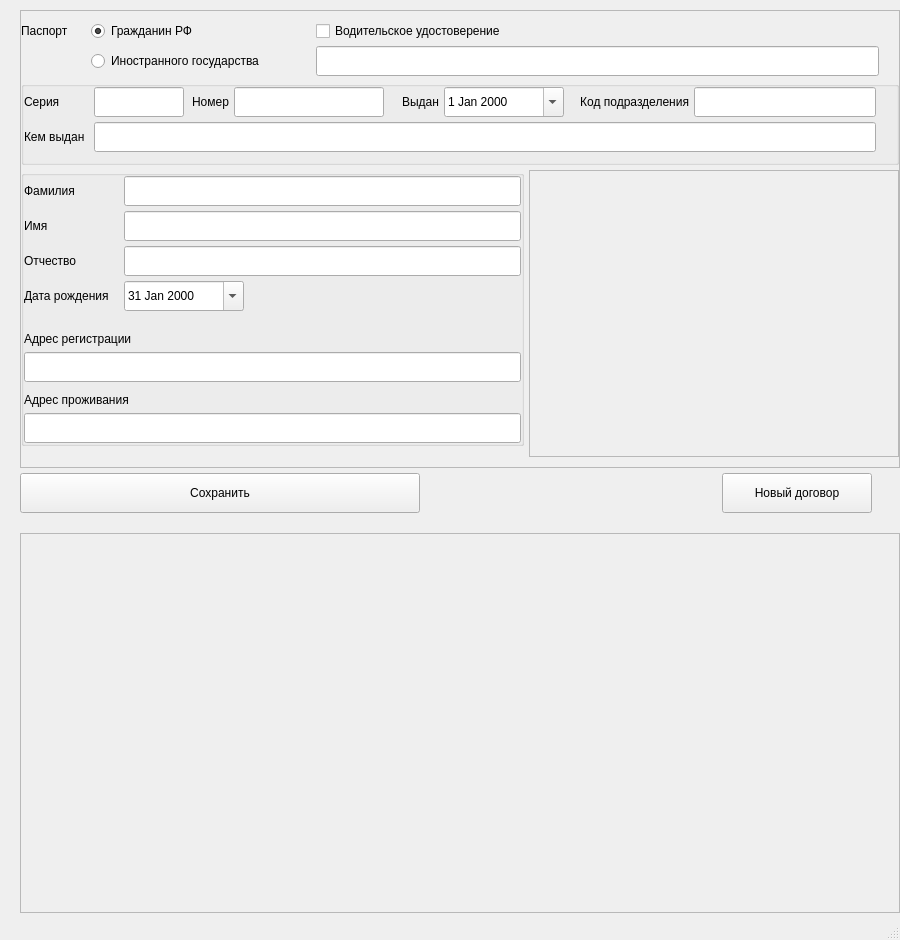
<?xml version="1.0" encoding="UTF-8"?>
<ui version="4.0">
 <class>ArendatorWindow</class>
 <widget class="QMainWindow" name="ArendatorWindow">
  <property name="geometry">
   <rect>
    <x>0</x>
    <y>0</y>
    <width>900</width>
    <height>940</height>
   </rect>
  </property>
  <property name="minimumSize">
   <size>
    <width>900</width>
    <height>940</height>
   </size>
  </property>
  <property name="maximumSize">
   <size>
    <width>900</width>
    <height>940</height>
   </size>
  </property>
  <property name="windowTitle">
   <string>MainWindow</string>
  </property>
  <property name="styleSheet">
   <string notr="true"/>
  </property>
  <widget class="QWidget" name="centralwidget">
   <layout class="QVBoxLayout" name="verticalLayout_7">
    <property name="spacing">
     <number>5</number>
    </property>
    <property name="leftMargin">
     <number>20</number>
    </property>
    <property name="topMargin">
     <number>10</number>
    </property>
    <property name="rightMargin">
     <number>0</number>
    </property>
    <property name="bottomMargin">
     <number>5</number>
    </property>
    <item>
     <widget class="QScrollArea" name="scrollArea_2">
      <property name="minimumSize">
       <size>
        <width>0</width>
        <height>0</height>
       </size>
      </property>
      <property name="maximumSize">
       <size>
        <width>16777215</width>
        <height>16777215</height>
       </size>
      </property>
      <property name="widgetResizable">
       <bool>true</bool>
      </property>
      <widget class="QWidget" name="scrollAreaWidgetContents">
       <property name="geometry">
        <rect>
         <x>0</x>
         <y>0</y>
         <width>878</width>
         <height>458</height>
        </rect>
       </property>
       <layout class="QVBoxLayout" name="verticalLayout_5">
        <property name="spacing">
         <number>5</number>
        </property>
        <property name="leftMargin">
         <number>0</number>
        </property>
        <property name="topMargin">
         <number>5</number>
        </property>
        <property name="rightMargin">
         <number>0</number>
        </property>
        <property name="bottomMargin">
         <number>10</number>
        </property>
        <item>
         <layout class="QGridLayout" name="gridLayout">
          <property name="rightMargin">
           <number>20</number>
          </property>
          <property name="bottomMargin">
           <number>0</number>
          </property>
          <property name="horizontalSpacing">
           <number>5</number>
          </property>
          <property name="verticalSpacing">
           <number>0</number>
          </property>
          <item row="0" column="2">
           <widget class="QCheckBox" name="driving_license">
            <property name="minimumSize">
             <size>
              <width>0</width>
              <height>30</height>
             </size>
            </property>
            <property name="maximumSize">
             <size>
              <width>16777215</width>
              <height>30</height>
             </size>
            </property>
            <property name="cursor">
             <cursorShape>PointingHandCursor</cursorShape>
            </property>
            <property name="text">
             <string>Водительское удостоверение</string>
            </property>
           </widget>
          </item>
          <item row="0" column="0">
           <widget class="QLabel" name="label">
            <property name="minimumSize">
             <size>
              <width>65</width>
              <height>0</height>
             </size>
            </property>
            <property name="maximumSize">
             <size>
              <width>65</width>
              <height>16777215</height>
             </size>
            </property>
            <property name="text">
             <string>Паспорт</string>
            </property>
           </widget>
          </item>
          <item row="0" column="1">
           <widget class="QRadioButton" name="rb_rf">
            <property name="sizePolicy">
             <sizepolicy hsizetype="Maximum" vsizetype="Fixed">
              <horstretch>0</horstretch>
              <verstretch>0</verstretch>
             </sizepolicy>
            </property>
            <property name="minimumSize">
             <size>
              <width>220</width>
              <height>30</height>
             </size>
            </property>
            <property name="maximumSize">
             <size>
              <width>220</width>
              <height>30</height>
             </size>
            </property>
            <property name="cursor">
             <cursorShape>PointingHandCursor</cursorShape>
            </property>
            <property name="accessibleName">
             <string>pasport</string>
            </property>
            <property name="text">
             <string>Гражданин РФ</string>
            </property>
            <property name="checked">
             <bool>true</bool>
            </property>
           </widget>
          </item>
          <item row="1" column="2">
           <widget class="QLineEdit" name="le_country">
            <property name="minimumSize">
             <size>
              <width>0</width>
              <height>30</height>
             </size>
            </property>
           </widget>
          </item>
          <item row="1" column="1">
           <widget class="QRadioButton" name="rb_inostran">
            <property name="sizePolicy">
             <sizepolicy hsizetype="Maximum" vsizetype="Fixed">
              <horstretch>0</horstretch>
              <verstretch>0</verstretch>
             </sizepolicy>
            </property>
            <property name="minimumSize">
             <size>
              <width>220</width>
              <height>30</height>
             </size>
            </property>
            <property name="maximumSize">
             <size>
              <width>220</width>
              <height>30</height>
             </size>
            </property>
            <property name="cursor">
             <cursorShape>PointingHandCursor</cursorShape>
            </property>
            <property name="accessibleName">
             <string>pasport</string>
            </property>
            <property name="text">
             <string>Иностранного государства</string>
            </property>
           </widget>
          </item>
          <item row="1" column="0">
           <widget class="QLabel" name="lbl_arendator_id">
            <property name="minimumSize">
             <size>
              <width>20</width>
              <height>20</height>
             </size>
            </property>
            <property name="maximumSize">
             <size>
              <width>0</width>
              <height>0</height>
             </size>
            </property>
            <property name="text">
             <string/>
            </property>
           </widget>
          </item>
         </layout>
        </item>
        <item>
         <widget class="QGroupBox" name="groupBox_2">
          <property name="title">
           <string/>
          </property>
          <layout class="QVBoxLayout" name="verticalLayout">
           <property name="spacing">
            <number>5</number>
           </property>
           <property name="leftMargin">
            <number>0</number>
           </property>
           <property name="topMargin">
            <number>0</number>
           </property>
           <property name="rightMargin">
            <number>20</number>
           </property>
           <property name="bottomMargin">
            <number>10</number>
           </property>
           <item>
            <layout class="QHBoxLayout" name="horizontalLayout">
             <property name="spacing">
              <number>5</number>
             </property>
             <item>
              <widget class="QLabel" name="label_2">
               <property name="minimumSize">
                <size>
                 <width>65</width>
                 <height>26</height>
                </size>
               </property>
               <property name="maximumSize">
                <size>
                 <width>65</width>
                 <height>16777215</height>
                </size>
               </property>
               <property name="text">
                <string>Серия</string>
               </property>
              </widget>
             </item>
             <item>
              <widget class="QLineEdit" name="le_seria_pasport">
               <property name="minimumSize">
                <size>
                 <width>90</width>
                 <height>30</height>
                </size>
               </property>
               <property name="maximumSize">
                <size>
                 <width>90</width>
                 <height>30</height>
                </size>
               </property>
               <property name="inputMask">
                <string/>
               </property>
               <property name="maxLength">
                <number>20</number>
               </property>
               <property name="alignment">
                <set>Qt::AlignLeading|Qt::AlignLeft|Qt::AlignVCenter</set>
               </property>
              </widget>
             </item>
             <item>
              <widget class="QLabel" name="label_3">
               <property name="minimumSize">
                <size>
                 <width>40</width>
                 <height>0</height>
                </size>
               </property>
               <property name="maximumSize">
                <size>
                 <width>40</width>
                 <height>16777215</height>
                </size>
               </property>
               <property name="text">
                <string>Номер</string>
               </property>
               <property name="alignment">
                <set>Qt::AlignRight|Qt::AlignTrailing|Qt::AlignVCenter</set>
               </property>
              </widget>
             </item>
             <item>
              <widget class="QLineEdit" name="le_number_pasport">
               <property name="minimumSize">
                <size>
                 <width>150</width>
                 <height>30</height>
                </size>
               </property>
               <property name="maximumSize">
                <size>
                 <width>150</width>
                 <height>30</height>
                </size>
               </property>
               <property name="inputMask">
                <string/>
               </property>
               <property name="maxLength">
                <number>20</number>
               </property>
              </widget>
             </item>
             <item>
              <widget class="QLabel" name="label_4">
               <property name="minimumSize">
                <size>
                 <width>50</width>
                 <height>0</height>
                </size>
               </property>
               <property name="maximumSize">
                <size>
                 <width>50</width>
                 <height>16777215</height>
                </size>
               </property>
               <property name="text">
                <string>Выдан</string>
               </property>
               <property name="alignment">
                <set>Qt::AlignRight|Qt::AlignTrailing|Qt::AlignVCenter</set>
               </property>
              </widget>
             </item>
             <item>
              <widget class="QDateEdit" name="de_date_pasport">
               <property name="minimumSize">
                <size>
                 <width>120</width>
                 <height>30</height>
                </size>
               </property>
               <property name="maximumSize">
                <size>
                 <width>120</width>
                 <height>30</height>
                </size>
               </property>
               <property name="cursor">
                <cursorShape>PointingHandCursor</cursorShape>
               </property>
               <property name="calendarPopup">
                <bool>true</bool>
               </property>
              </widget>
             </item>
             <item>
              <widget class="QLabel" name="label_5">
               <property name="minimumSize">
                <size>
                 <width>120</width>
                 <height>26</height>
                </size>
               </property>
               <property name="maximumSize">
                <size>
                 <width>120</width>
                 <height>16777215</height>
                </size>
               </property>
               <property name="text">
                <string>Код подразделения</string>
               </property>
               <property name="alignment">
                <set>Qt::AlignRight|Qt::AlignTrailing|Qt::AlignVCenter</set>
               </property>
              </widget>
             </item>
             <item>
              <widget class="QLineEdit" name="le_code_division">
               <property name="minimumSize">
                <size>
                 <width>160</width>
                 <height>30</height>
                </size>
               </property>
               <property name="maximumSize">
                <size>
                 <width>16777215</width>
                 <height>30</height>
                </size>
               </property>
               <property name="inputMethodHints">
                <set>Qt::ImhDigitsOnly</set>
               </property>
               <property name="inputMask">
                <string/>
               </property>
               <property name="maxLength">
                <number>20</number>
               </property>
               <property name="alignment">
                <set>Qt::AlignLeading|Qt::AlignLeft|Qt::AlignVCenter</set>
               </property>
              </widget>
             </item>
            </layout>
           </item>
           <item>
            <layout class="QHBoxLayout" name="horizontalLayout_3">
             <property name="spacing">
              <number>5</number>
             </property>
             <item>
              <widget class="QLabel" name="label_6">
               <property name="minimumSize">
                <size>
                 <width>65</width>
                 <height>0</height>
                </size>
               </property>
               <property name="maximumSize">
                <size>
                 <width>65</width>
                 <height>16777215</height>
                </size>
               </property>
               <property name="text">
                <string>Кем выдан</string>
               </property>
              </widget>
             </item>
             <item>
              <widget class="QLineEdit" name="le_who_issued">
               <property name="minimumSize">
                <size>
                 <width>0</width>
                 <height>30</height>
                </size>
               </property>
               <property name="maximumSize">
                <size>
                 <width>16777215</width>
                 <height>30</height>
                </size>
               </property>
              </widget>
             </item>
            </layout>
           </item>
          </layout>
         </widget>
        </item>
        <item>
         <layout class="QHBoxLayout" name="horizontalLayout_2">
          <property name="spacing">
           <number>5</number>
          </property>
          <property name="rightMargin">
           <number>0</number>
          </property>
          <property name="bottomMargin">
           <number>0</number>
          </property>
          <item alignment="Qt::AlignTop">
           <widget class="QGroupBox" name="groupBox_3">
            <property name="title">
             <string/>
            </property>
            <layout class="QVBoxLayout" name="verticalLayout_3">
             <property name="spacing">
              <number>5</number>
             </property>
             <property name="leftMargin">
              <number>0</number>
             </property>
             <property name="topMargin">
              <number>0</number>
             </property>
             <property name="rightMargin">
              <number>0</number>
             </property>
             <property name="bottomMargin">
              <number>0</number>
             </property>
             <item>
              <layout class="QHBoxLayout" name="horizontalLayout_4">
               <property name="spacing">
                <number>0</number>
               </property>
               <item>
                <widget class="QLabel" name="label_7">
                 <property name="minimumSize">
                  <size>
                   <width>100</width>
                   <height>0</height>
                  </size>
                 </property>
                 <property name="maximumSize">
                  <size>
                   <width>100</width>
                   <height>16777215</height>
                  </size>
                 </property>
                 <property name="text">
                  <string>Фамилия</string>
                 </property>
                </widget>
               </item>
               <item>
                <widget class="QLineEdit" name="le_surname">
                 <property name="minimumSize">
                  <size>
                   <width>0</width>
                   <height>30</height>
                  </size>
                 </property>
                 <property name="maximumSize">
                  <size>
                   <width>16777215</width>
                   <height>30</height>
                  </size>
                 </property>
                </widget>
               </item>
              </layout>
             </item>
             <item>
              <layout class="QHBoxLayout" name="horizontalLayout_5">
               <property name="spacing">
                <number>0</number>
               </property>
               <item>
                <widget class="QLabel" name="label_8">
                 <property name="minimumSize">
                  <size>
                   <width>100</width>
                   <height>0</height>
                  </size>
                 </property>
                 <property name="maximumSize">
                  <size>
                   <width>100</width>
                   <height>16777215</height>
                  </size>
                 </property>
                 <property name="text">
                  <string>Имя</string>
                 </property>
                </widget>
               </item>
               <item>
                <widget class="QLineEdit" name="le_name">
                 <property name="minimumSize">
                  <size>
                   <width>0</width>
                   <height>30</height>
                  </size>
                 </property>
                 <property name="maximumSize">
                  <size>
                   <width>16777215</width>
                   <height>30</height>
                  </size>
                 </property>
                </widget>
               </item>
              </layout>
             </item>
             <item>
              <layout class="QHBoxLayout" name="horizontalLayout_6">
               <property name="spacing">
                <number>0</number>
               </property>
               <item>
                <widget class="QLabel" name="label_9">
                 <property name="minimumSize">
                  <size>
                   <width>100</width>
                   <height>0</height>
                  </size>
                 </property>
                 <property name="maximumSize">
                  <size>
                   <width>100</width>
                   <height>16777215</height>
                  </size>
                 </property>
                 <property name="text">
                  <string>Отчество</string>
                 </property>
                </widget>
               </item>
               <item>
                <widget class="QLineEdit" name="le_last_name">
                 <property name="minimumSize">
                  <size>
                   <width>0</width>
                   <height>30</height>
                  </size>
                 </property>
                 <property name="maximumSize">
                  <size>
                   <width>16777215</width>
                   <height>30</height>
                  </size>
                 </property>
                </widget>
               </item>
              </layout>
             </item>
             <item>
              <layout class="QHBoxLayout" name="horizontalLayout_7">
               <property name="spacing">
                <number>0</number>
               </property>
               <property name="bottomMargin">
                <number>10</number>
               </property>
               <item>
                <widget class="QLabel" name="label_10">
                 <property name="minimumSize">
                  <size>
                   <width>100</width>
                   <height>0</height>
                  </size>
                 </property>
                 <property name="maximumSize">
                  <size>
                   <width>100</width>
                   <height>16777215</height>
                  </size>
                 </property>
                 <property name="text">
                  <string>Дата рождения</string>
                 </property>
                </widget>
               </item>
               <item>
                <widget class="QDateEdit" name="de_date_birthday">
                 <property name="minimumSize">
                  <size>
                   <width>120</width>
                   <height>30</height>
                  </size>
                 </property>
                 <property name="maximumSize">
                  <size>
                   <width>120</width>
                   <height>30</height>
                  </size>
                 </property>
                 <property name="cursor">
                  <cursorShape>PointingHandCursor</cursorShape>
                 </property>
                 <property name="showGroupSeparator" stdset="0">
                  <bool>false</bool>
                 </property>
                 <property name="dateTime">
                  <datetime>
                   <hour>0</hour>
                   <minute>0</minute>
                   <second>0</second>
                   <year>2000</year>
                   <month>1</month>
                   <day>31</day>
                  </datetime>
                 </property>
                 <property name="calendarPopup">
                  <bool>true</bool>
                 </property>
                </widget>
               </item>
               <item>
                <spacer name="horizontalSpacer_6">
                 <property name="orientation">
                  <enum>Qt::Horizontal</enum>
                 </property>
                 <property name="sizeHint" stdset="0">
                  <size>
                   <width>40</width>
                   <height>20</height>
                  </size>
                 </property>
                </spacer>
               </item>
              </layout>
             </item>
             <item>
              <layout class="QVBoxLayout" name="verticalLayout_9">
               <property name="spacing">
                <number>0</number>
               </property>
               <property name="topMargin">
                <number>0</number>
               </property>
               <property name="bottomMargin">
                <number>0</number>
               </property>
               <item>
                <widget class="QLabel" name="label_11">
                 <property name="minimumSize">
                  <size>
                   <width>0</width>
                   <height>26</height>
                  </size>
                 </property>
                 <property name="text">
                  <string>Адрес регистрации</string>
                 </property>
                </widget>
               </item>
               <item>
                <widget class="QLineEdit" name="le_address_registration">
                 <property name="minimumSize">
                  <size>
                   <width>0</width>
                   <height>30</height>
                  </size>
                 </property>
                </widget>
               </item>
              </layout>
             </item>
             <item>
              <layout class="QVBoxLayout" name="verticalLayout_4">
               <property name="spacing">
                <number>0</number>
               </property>
               <property name="topMargin">
                <number>0</number>
               </property>
               <property name="bottomMargin">
                <number>0</number>
               </property>
               <item>
                <widget class="QLabel" name="label_12">
                 <property name="minimumSize">
                  <size>
                   <width>0</width>
                   <height>26</height>
                  </size>
                 </property>
                 <property name="text">
                  <string>Адрес проживания</string>
                 </property>
                </widget>
               </item>
               <item>
                <widget class="QLineEdit" name="le_address_residence">
                 <property name="minimumSize">
                  <size>
                   <width>0</width>
                   <height>30</height>
                  </size>
                 </property>
                </widget>
               </item>
              </layout>
             </item>
            </layout>
           </widget>
          </item>
          <item>
           <widget class="QScrollArea" name="scrollArea">
            <property name="minimumSize">
             <size>
              <width>370</width>
              <height>0</height>
             </size>
            </property>
            <property name="maximumSize">
             <size>
              <width>370</width>
              <height>16777215</height>
             </size>
            </property>
            <property name="widgetResizable">
             <bool>true</bool>
            </property>
            <widget class="QWidget" name="scroll_phones_arendator">
             <property name="geometry">
              <rect>
               <x>0</x>
               <y>0</y>
               <width>368</width>
               <height>278</height>
              </rect>
             </property>
             <property name="minimumSize">
              <size>
               <width>0</width>
               <height>0</height>
              </size>
             </property>
             <property name="maximumSize">
              <size>
               <width>16777215</width>
               <height>16777215</height>
              </size>
             </property>
             <layout class="QVBoxLayout" name="verticalLayout_2">
              <property name="spacing">
               <number>0</number>
              </property>
              <property name="leftMargin">
               <number>20</number>
              </property>
              <property name="topMargin">
               <number>0</number>
              </property>
              <property name="rightMargin">
               <number>0</number>
              </property>
              <property name="bottomMargin">
               <number>0</number>
              </property>
              <item>
               <layout class="QVBoxLayout" name="phones_arendator_layout">
                <property name="spacing">
                 <number>5</number>
                </property>
                <property name="rightMargin">
                 <number>0</number>
                </property>
                <property name="bottomMargin">
                 <number>0</number>
                </property>
               </layout>
              </item>
              <item>
               <spacer name="verticalSpacer_2">
                <property name="orientation">
                 <enum>Qt::Vertical</enum>
                </property>
                <property name="sizeHint" stdset="0">
                 <size>
                  <width>20</width>
                  <height>500</height>
                 </size>
                </property>
               </spacer>
              </item>
             </layout>
            </widget>
           </widget>
          </item>
         </layout>
        </item>
        <item>
         <spacer name="verticalSpacer_3">
          <property name="orientation">
           <enum>Qt::Vertical</enum>
          </property>
          <property name="sizeHint" stdset="0">
           <size>
            <width>20</width>
            <height>40</height>
           </size>
          </property>
         </spacer>
        </item>
       </layout>
      </widget>
     </widget>
    </item>
    <item>
     <widget class="QFrame" name="frm_save">
      <property name="minimumSize">
       <size>
        <width>0</width>
        <height>0</height>
       </size>
      </property>
      <property name="maximumSize">
       <size>
        <width>16777215</width>
        <height>16777215</height>
       </size>
      </property>
      <layout class="QHBoxLayout" name="horizontalLayout_18">
       <property name="spacing">
        <number>5</number>
       </property>
       <property name="leftMargin">
        <number>0</number>
       </property>
       <property name="topMargin">
        <number>0</number>
       </property>
       <property name="rightMargin">
        <number>28</number>
       </property>
       <property name="bottomMargin">
        <number>15</number>
       </property>
       <item>
        <widget class="QPushButton" name="btn_save">
         <property name="minimumSize">
          <size>
           <width>400</width>
           <height>40</height>
          </size>
         </property>
         <property name="maximumSize">
          <size>
           <width>16777215</width>
           <height>16777215</height>
          </size>
         </property>
         <property name="cursor">
          <cursorShape>PointingHandCursor</cursorShape>
         </property>
         <property name="text">
          <string>Сохранить</string>
         </property>
        </widget>
       </item>
       <item>
        <spacer name="horizontalSpacer_2">
         <property name="orientation">
          <enum>Qt::Horizontal</enum>
         </property>
         <property name="sizeHint" stdset="0">
          <size>
           <width>40</width>
           <height>20</height>
          </size>
         </property>
        </spacer>
       </item>
       <item>
        <widget class="QCheckBox" name="chb_flag_cliced_new_contract">
         <property name="maximumSize">
          <size>
           <width>0</width>
           <height>0</height>
          </size>
         </property>
         <property name="text">
          <string/>
         </property>
        </widget>
       </item>
       <item>
        <widget class="QPushButton" name="btn_new_contract">
         <property name="minimumSize">
          <size>
           <width>150</width>
           <height>40</height>
          </size>
         </property>
         <property name="maximumSize">
          <size>
           <width>16777215</width>
           <height>16777215</height>
          </size>
         </property>
         <property name="cursor">
          <cursorShape>PointingHandCursor</cursorShape>
         </property>
         <property name="text">
          <string>Новый договор</string>
         </property>
        </widget>
       </item>
      </layout>
     </widget>
    </item>
    <item>
     <widget class="QScrollArea" name="scrollArea_3">
      <property name="minimumSize">
       <size>
        <width>0</width>
        <height>380</height>
       </size>
      </property>
      <property name="maximumSize">
       <size>
        <width>16777215</width>
        <height>380</height>
       </size>
      </property>
      <property name="widgetResizable">
       <bool>true</bool>
      </property>
      <widget class="QWidget" name="scrollAreaWidgetContents_2">
       <property name="geometry">
        <rect>
         <x>0</x>
         <y>0</y>
         <width>878</width>
         <height>378</height>
        </rect>
       </property>
       <layout class="QVBoxLayout" name="verticalLayout_6">
        <property name="spacing">
         <number>5</number>
        </property>
        <property name="leftMargin">
         <number>0</number>
        </property>
        <property name="topMargin">
         <number>0</number>
        </property>
        <property name="rightMargin">
         <number>0</number>
        </property>
        <property name="bottomMargin">
         <number>0</number>
        </property>
        <item>
         <layout class="QVBoxLayout" name="layoutNewFormCreateContract">
          <property name="spacing">
           <number>0</number>
          </property>
          <property name="rightMargin">
           <number>0</number>
          </property>
         </layout>
        </item>
        <item>
         <layout class="QVBoxLayout" name="layoutItemFormContract">
          <property name="spacing">
           <number>5</number>
          </property>
          <property name="rightMargin">
           <number>0</number>
          </property>
         </layout>
        </item>
        <item>
         <spacer name="verticalSpacer">
          <property name="orientation">
           <enum>Qt::Vertical</enum>
          </property>
          <property name="sizeHint" stdset="0">
           <size>
            <width>20</width>
            <height>378</height>
           </size>
          </property>
         </spacer>
        </item>
       </layout>
      </widget>
     </widget>
    </item>
   </layout>
   <zorder>scrollArea_2</zorder>
   <zorder>scrollArea_3</zorder>
   <zorder>frm_save</zorder>
  </widget>
  <widget class="QStatusBar" name="statusBar"/>
 </widget>
 <resources>
  <include location="../../resurce.qrc"/>
 </resources>
 <connections/>
</ui>
